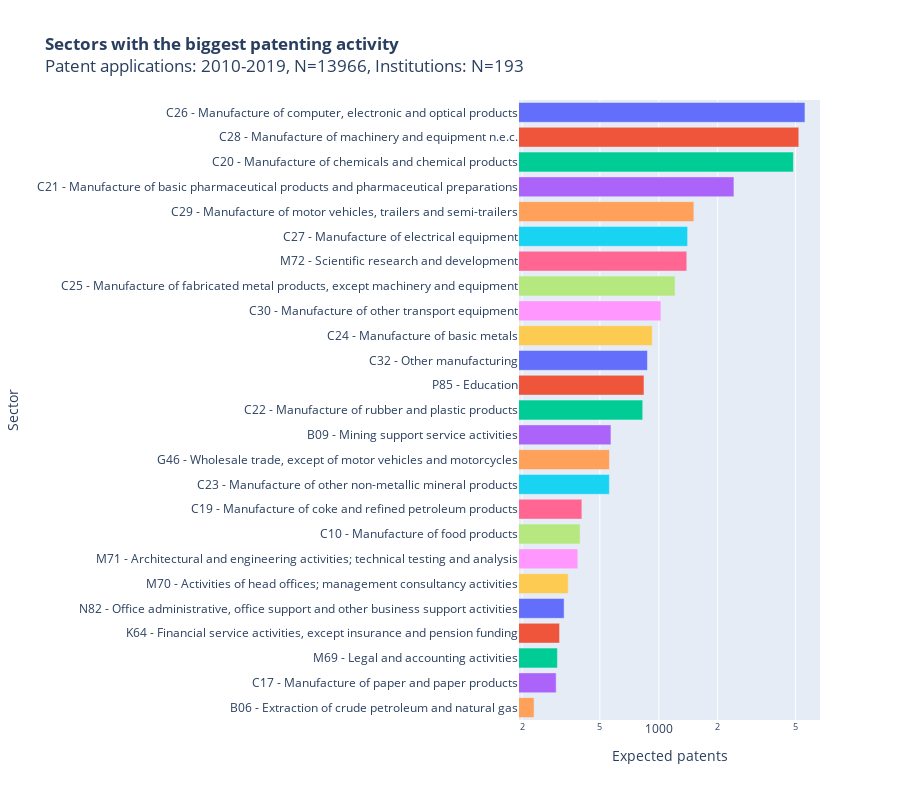

This figure's notebook cell:
### Code cell
fig_top_sectors

### Figure 1 — Plotly figure (JSON) as saved in the notebook; plotly's stock layout.template omitted (floating-point values rounded to 4 significant figures)
{"data": [{"alignmentgroup": "True", "hovertemplate": "Sector=%{y}<br>Expected patents=%{x}<extra></extra>", "legendgroup": "C26 - Manufacture of computer, electronic and optical products", "marker": {"color": "#636efa", "pattern": {"shape": ""}}, "name": "C26 - Manufacture of computer, electronic and optical products", "offsetgroup": "C26 - Manufacture of computer, electronic and optical products", "orientation": "h", "showlegend": true, "textposition": "auto", "type": "bar", "x": [5582.0], "xaxis": "x", "y": ["C26 - Manufacture of computer, electronic and optical products"], "yaxis": "y"}, {"alignmentgroup": "True", "hovertemplate": "Sector=%{y}<br>Expected patents=%{x}<extra></extra>", "legendgroup": "C28 - Manufacture of machinery and equipment n.e.c.", "marker": {"color": "#EF553B", "pattern": {"shape": ""}}, "name": "C28 - Manufacture of machinery and equipment n.e.c.", "offsetgroup": "C28 - Manufacture of machinery and equipment n.e.c.", "orientation": "h", "showlegend": true, "textposition": "auto", "type": "bar", "x": [5192.0], "xaxis": "x", "y": ["C28 - Manufacture of machinery and equipment n.e.c."], "yaxis": "y"}, {"alignmentgroup": "True", "hovertemplate": "Sector=%{y}<br>Expected patents=%{x}<extra></extra>", "legendgroup": "C20 - Manufacture of chemicals and chemical products", "marker": {"color": "#00cc96", "pattern": {"shape": ""}}, "name": "C20 - Manufacture of chemicals and chemical products", "offsetgroup": "C20 - Manufacture of chemicals and chemical products", "orientation": "h", "showlegend": true, "textposition": "auto", "type": "bar", "x": [4874.0], "xaxis": "x", "y": ["C20 - Manufacture of chemicals and chemical products"], "yaxis": "y"}, {"alignmentgroup": "True", "hovertemplate": "Sector=%{y}<br>Expected patents=%{x}<extra></extra>", "legendgroup": "C21 - Manufacture of basic pharmaceutical products and pharmaceutical preparations", "marker": {"color": "#ab63fa", "pattern": {"shape": ""}}, "name": "C21 - Manufacture of basic pharmaceutical products and pharmaceutical preparations", "offsetgroup": "C21 - Manufacture of basic pharmaceutical products and pharmaceutical preparations", "orientation": "h", "showlegend": true, "textposition": "auto", "type": "bar", "x": [2420.0], "xaxis": "x", "y": ["C21 - Manufacture of basic pharmaceutical products and pharmaceutical preparations"], "yaxis": "y"}, {"alignmentgroup": "True", "hovertemplate": "Sector=%{y}<br>Expected patents=%{x}<extra></extra>", "legendgroup": "C29 - Manufacture of motor vehicles, trailers and semi-trailers", "marker": {"color": "#FFA15A", "pattern": {"shape": ""}}, "name": "C29 - Manufacture of motor vehicles, trailers and semi-trailers", "offsetgroup": "C29 - Manufacture of motor vehicles, trailers and semi-trailers", "orientation": "h", "showlegend": true, "textposition": "auto", "type": "bar", "x": [1511.0], "xaxis": "x", "y": ["C29 - Manufacture of motor vehicles, trailers and semi-trailers"], "yaxis": "y"}, {"alignmentgroup": "True", "hovertemplate": "Sector=%{y}<br>Expected patents=%{x}<extra></extra>", "legendgroup": "C27 - Manufacture of electrical equipment", "marker": {"color": "#19d3f3", "pattern": {"shape": ""}}, "name": "C27 - Manufacture of electrical equipment", "offsetgroup": "C27 - Manufacture of electrical equipment", "orientation": "h", "showlegend": true, "textposition": "auto", "type": "bar", "x": [1403.0], "xaxis": "x", "y": ["C27 - Manufacture of electrical equipment"], "yaxis": "y"}, {"alignmentgroup": "True", "hovertemplate": "Sector=%{y}<br>Expected patents=%{x}<extra></extra>", "legendgroup": "M72 - Scientific research and development", "marker": {"color": "#FF6692", "pattern": {"shape": ""}}, "name": "M72 - Scientific research and development", "offsetgroup": "M72 - Scientific research and development", "orientation": "h", "showlegend": true, "textposition": "auto", "type": "bar", "x": [1390.0], "xaxis": "x", "y": ["M72 - Scientific research and development"], "yaxis": "y"}, {"alignmentgroup": "True", "hovertemplate": "Sector=%{y}<br>Expected patents=%{x}<extra></extra>", "legendgroup": "C25 - Manufacture of fabricated metal products, except machinery and equipment", "marker": {"color": "#B6E880", "pattern": {"shape": ""}}, "name": "C25 - Manufacture of fabricated metal products, except machinery and equipment", "offsetgroup": "C25 - Manufacture of fabricated metal products, except machinery and equipment", "orientation": "h", "showlegend": true, "textposition": "auto", "type": "bar", "x": [1211.0], "xaxis": "x", "y": ["C25 - Manufacture of fabricated metal products, except machinery and equipment"], "yaxis": "y"}, {"alignmentgroup": "True", "hovertemplate": "Sector=%{y}<br>Expected patents=%{x}<extra></extra>", "legendgroup": "C30 - Manufacture of other transport equipment", "marker": {"color": "#FF97FF", "pattern": {"shape": ""}}, "name": "C30 - Manufacture of other transport equipment", "offsetgroup": "C30 - Manufacture of other transport equipment", "orientation": "h", "showlegend": true, "textposition": "auto", "type": "bar", "x": [1025.0], "xaxis": "x", "y": ["C30 - Manufacture of other transport equipment"], "yaxis": "y"}, {"alignmentgroup": "True", "hovertemplate": "Sector=%{y}<br>Expected patents=%{x}<extra></extra>", "legendgroup": "C24 - Manufacture of basic metals", "marker": {"color": "#FECB52", "pattern": {"shape": ""}}, "name": "C24 - Manufacture of basic metals", "offsetgroup": "C24 - Manufacture of basic metals", "orientation": "h", "showlegend": true, "textposition": "auto", "type": "bar", "x": [926.2], "xaxis": "x", "y": ["C24 - Manufacture of basic metals"], "yaxis": "y"}, {"alignmentgroup": "True", "hovertemplate": "Sector=%{y}<br>Expected patents=%{x}<extra></extra>", "legendgroup": "C32 - Other manufacturing", "marker": {"color": "#636efa", "pattern": {"shape": ""}}, "name": "C32 - Other manufacturing", "offsetgroup": "C32 - Other manufacturing", "orientation": "h", "showlegend": true, "textposition": "auto", "type": "bar", "x": [874.9], "xaxis": "x", "y": ["C32 - Other manufacturing"], "yaxis": "y"}, {"alignmentgroup": "True", "hovertemplate": "Sector=%{y}<br>Expected patents=%{x}<extra></extra>", "legendgroup": "P85 - Education", "marker": {"color": "#EF553B", "pattern": {"shape": ""}}, "name": "P85 - Education", "offsetgroup": "P85 - Education", "orientation": "h", "showlegend": true, "textposition": "auto", "type": "bar", "x": [839.9], "xaxis": "x", "y": ["P85 - Education"], "yaxis": "y"}, {"alignmentgroup": "True", "hovertemplate": "Sector=%{y}<br>Expected patents=%{x}<extra></extra>", "legendgroup": "C22 - Manufacture of rubber and plastic products", "marker": {"color": "#00cc96", "pattern": {"shape": ""}}, "name": "C22 - Manufacture of rubber and plastic products", "offsetgroup": "C22 - Manufacture of rubber and plastic products", "orientation": "h", "showlegend": true, "textposition": "auto", "type": "bar", "x": [827.4], "xaxis": "x", "y": ["C22 - Manufacture of rubber and plastic products"], "yaxis": "y"}, {"alignmentgroup": "True", "hovertemplate": "Sector=%{y}<br>Expected patents=%{x}<extra></extra>", "legendgroup": "B09 - Mining support service activities", "marker": {"color": "#ab63fa", "pattern": {"shape": ""}}, "name": "B09 - Mining support service activities", "offsetgroup": "B09 - Mining support service activities", "orientation": "h", "showlegend": true, "textposition": "auto", "type": "bar", "x": [569.3], "xaxis": "x", "y": ["B09 - Mining support service activities"], "yaxis": "y"}, {"alignmentgroup": "True", "hovertemplate": "Sector=%{y}<br>Expected patents=%{x}<extra></extra>", "legendgroup": "G46 - Wholesale trade, except of motor vehicles and motorcycles", "marker": {"color": "#FFA15A", "pattern": {"shape": ""}}, "name": "G46 - Wholesale trade, except of motor vehicles and motorcycles", "offsetgroup": "G46 - Wholesale trade, except of motor vehicles and motorcycles", "orientation": "h", "showlegend": true, "textposition": "auto", "type": "bar", "x": [559.4], "xaxis": "x", "y": ["G46 - Wholesale trade, except of motor vehicles and motorcycles"], "yaxis": "y"}, {"alignmentgroup": "True", "hovertemplate": "Sector=%{y}<br>Expected patents=%{x}<extra></extra>", "legendgroup": "C23 - Manufacture of other non-metallic mineral products", "marker": {"color": "#19d3f3", "pattern": {"shape": ""}}, "name": "C23 - Manufacture of other non-metallic mineral products", "offsetgroup": "C23 - Manufacture of other non-metallic mineral products", "orientation": "h", "showlegend": true, "textposition": "auto", "type": "bar", "x": [559.0], "xaxis": "x", "y": ["C23 - Manufacture of other non-metallic mineral products"], "yaxis": "y"}, {"alignmentgroup": "True", "hovertemplate": "Sector=%{y}<br>Expected patents=%{x}<extra></extra>", "legendgroup": "C19 - Manufacture of coke and refined petroleum products", "marker": {"color": "#FF6692", "pattern": {"shape": ""}}, "name": "C19 - Manufacture of coke and refined petroleum products", "offsetgroup": "C19 - Manufacture of coke and refined petroleum products", "orientation": "h", "showlegend": true, "textposition": "auto", "type": "bar", "x": [404.5], "xaxis": "x", "y": ["C19 - Manufacture of coke and refined petroleum products"], "yaxis": "y"}, {"alignmentgroup": "True", "hovertemplate": "Sector=%{y}<br>Expected patents=%{x}<extra></extra>", "legendgroup": "C10 - Manufacture of food products", "marker": {"color": "#B6E880", "pattern": {"shape": ""}}, "name": "C10 - Manufacture of food products", "offsetgroup": "C10 - Manufacture of food products", "orientation": "h", "showlegend": true, "textposition": "auto", "type": "bar", "x": [396.0], "xaxis": "x", "y": ["C10 - Manufacture of food products"], "yaxis": "y"}, {"alignmentgroup": "True", "hovertemplate": "Sector=%{y}<br>Expected patents=%{x}<extra></extra>", "legendgroup": "M71 - Architectural and engineering activities; technical testing and analysis", "marker": {"color": "#FF97FF", "pattern": {"shape": ""}}, "name": "M71 - Architectural and engineering activities; technical testing and analysis", "offsetgroup": "M71 - Architectural and engineering activities; technical testing and analysis", "orientation": "h", "showlegend": true, "textposition": "auto", "type": "bar", "x": [385.6], "xaxis": "x", "y": ["M71 - Architectural and engineering activities; technical testing and analysis"], "yaxis": "y"}, {"alignmentgroup": "True", "hovertemplate": "Sector=%{y}<br>Expected patents=%{x}<extra></extra>", "legendgroup": "M70 - Activities of head offices; management consultancy activities", "marker": {"color": "#FECB52", "pattern": {"shape": ""}}, "name": "M70 - Activities of head offices; management consultancy activities", "offsetgroup": "M70 - Activities of head offices; management consultancy activities", "orientation": "h", "showlegend": true, "textposition": "auto", "type": "bar", "x": [344.4], "xaxis": "x", "y": ["M70 - Activities of head offices; management consultancy activities"], "yaxis": "y"}, {"alignmentgroup": "True", "hovertemplate": "Sector=%{y}<br>Expected patents=%{x}<extra></extra>", "legendgroup": "N82 - Office administrative, office support and other business support activities", "marker": {"color": "#636efa", "pattern": {"shape": ""}}, "name": "N82 - Office administrative, office support and other business support activities", "offsetgroup": "N82 - Office administrative, office support and other business support activities", "orientation": "h", "showlegend": true, "textposition": "auto", "type": "bar", "x": [328.2], "xaxis": "x", "y": ["N82 - Office administrative, office support and other business support activities"], "yaxis": "y"}, {"alignmentgroup": "True", "hovertemplate": "Sector=%{y}<br>Expected patents=%{x}<extra></extra>", "legendgroup": "K64 - Financial service activities, except insurance and pension funding", "marker": {"color": "#EF553B", "pattern": {"shape": ""}}, "name": "K64 - Financial service activities, except insurance and pension funding", "offsetgroup": "K64 - Financial service activities, except insurance and pension funding", "orientation": "h", "showlegend": true, "textposition": "auto", "type": "bar", "x": [311.0], "xaxis": "x", "y": ["K64 - Financial service activities, except insurance and pension funding"], "yaxis": "y"}, {"alignmentgroup": "True", "hovertemplate": "Sector=%{y}<br>Expected patents=%{x}<extra></extra>", "legendgroup": "M69 - Legal and accounting activities", "marker": {"color": "#00cc96", "pattern": {"shape": ""}}, "name": "M69 - Legal and accounting activities", "offsetgroup": "M69 - Legal and accounting activities", "orientation": "h", "showlegend": true, "textposition": "auto", "type": "bar", "x": [303.3], "xaxis": "x", "y": ["M69 - Legal and accounting activities"], "yaxis": "y"}, {"alignmentgroup": "True", "hovertemplate": "Sector=%{y}<br>Expected patents=%{x}<extra></extra>", "legendgroup": "C17 - Manufacture of paper and paper products", "marker": {"color": "#ab63fa", "pattern": {"shape": ""}}, "name": "C17 - Manufacture of paper and paper products", "offsetgroup": "C17 - Manufacture of paper and paper products", "orientation": "h", "showlegend": true, "textposition": "auto", "type": "bar", "x": [298.9], "xaxis": "x", "y": ["C17 - Manufacture of paper and paper products"], "yaxis": "y"}, {"alignmentgroup": "True", "hovertemplate": "Sector=%{y}<br>Expected patents=%{x}<extra></extra>", "legendgroup": "B06 - Extraction of crude petroleum and natural gas", "marker": {"color": "#FFA15A", "pattern": {"shape": ""}}, "name": "B06 - Extraction of crude petroleum and natural gas", "offsetgroup": "B06 - Extraction of crude petroleum and natural gas", "orientation": "h", "showlegend": true, "textposition": "auto", "type": "bar", "x": [230.4], "xaxis": "x", "y": ["B06 - Extraction of crude petroleum and natural gas"], "yaxis": "y"}], "layout": {"barmode": "relative", "height": 800, "legend": {"title": {"text": "Sector"}, "tracegroupgap": 0}, "showlegend": false, "title": {"text": "<b>Sectors with the biggest patenting activity</b> <br>Patent applications: 2010-2019, N=13966, Institutions: N=193"}, "xaxis": {"anchor": "y", "domain": [0, 1], "title": {"text": "Expected patents"}, "type": "log"}, "yaxis": {"anchor": "x", "categoryarray": ["B06 - Extraction of crude petroleum and natural gas", "C17 - Manufacture of paper and paper products", "M69 - Legal and accounting activities", "K64 - Financial service activities, except insurance and pension funding", "N82 - Office administrative, office support and other business support activities", "M70 - Activities of head offices; management consultancy activities", "M71 - Architectural and engineering activities; technical testing and analysis", "C10 - Manufacture of food products", "C19 - Manufacture of coke and refined petroleum products", "C23 - Manufacture of other non-metallic mineral products", "G46 - Wholesale trade, except of motor vehicles and motorcycles", "B09 - Mining support service activities", "C22 - Manufacture of rubber and plastic products", "P85 - Education", "C32 - Other manufacturing", "C24 - Manufacture of basic metals", "C30 - Manufacture of other transport equipment", "C25 - Manufacture of fabricated metal products, except machinery and equipment", "M72 - Scientific research and development", "C27 - Manufacture of electrical equipment", "C29 - Manufacture of motor vehicles, trailers and semi-trailers", "C21 - Manufacture of basic pharmaceutical products and pharmaceutical preparations", "C20 - Manufacture of chemicals and chemical products", "C28 - Manufacture of machinery and equipment n.e.c.", "C26 - Manufacture of computer, electronic and optical products"], "categoryorder": "array", "domain": [0, 1], "title": {"text": "Sector"}}}}
